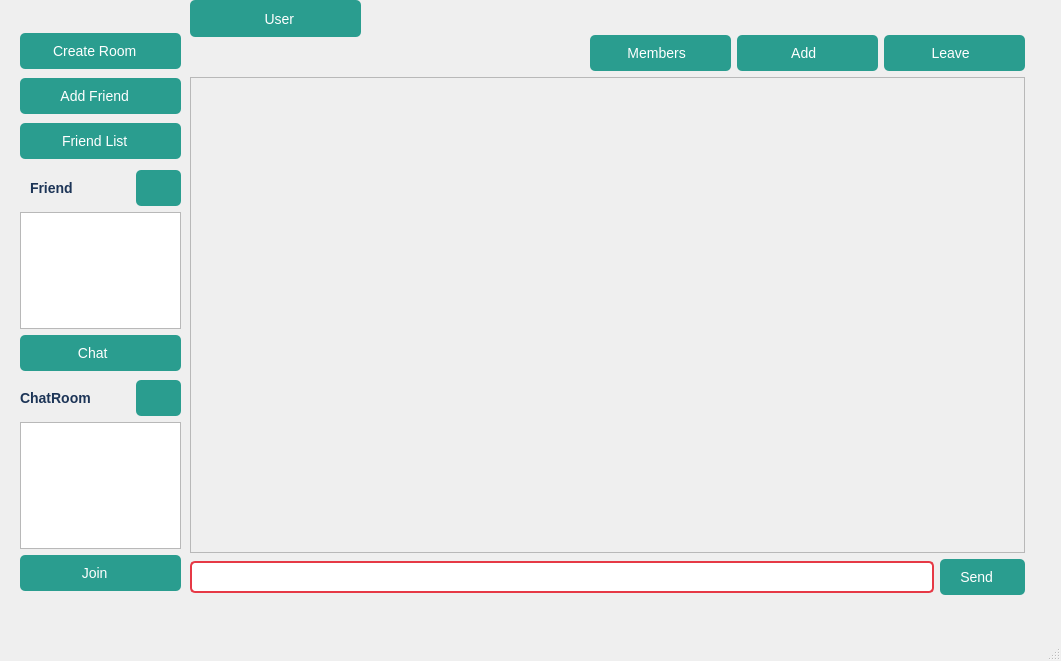
<?xml version="1.0" encoding="UTF-8"?>
<ui version="4.0">
 <class>MainWindow</class>
 <widget class="QMainWindow" name="MainWindow">
  <property name="geometry">
   <rect>
    <x>0</x>
    <y>0</y>
    <width>1061</width>
    <height>661</height>
   </rect>
  </property>
  <property name="windowTitle">
   <string>MainWindow</string>
  </property>
  <property name="styleSheet">
   <string notr="true">QDialog {
		background-color:  qlineargradient(
		spread:pad, x1:0, y1:0 x2:0, y2:0,
		stop: 0 #A3D8F4, stop:1 #E6F7FF
		);
		border: 2px solid #ffffff;
		boder-radius: 10px;
}

QLineEdit {
		border: 2px solid #E63946;
		border-radius: 5px;
		padding: 5px;
		font-size: 14px;
		background-color: #ffffff;
		color: #333333;
}

QLineEdit:forcus {
		border: 2px solid #457B9D;
		background-color: #F1FAEE;
}

QPushButton{
		background-color: #2A9D8F;
		color: white;
		border: none;
		border-radius: 5px;
		padding: 10px 20px;
		font-size: 14px;
}

QPushButton:hover{
background-color: #264653;
}

QPushButton:pressed{
background-color: #1B3B3A;
}

QLabel{
font-size :14px;
color: #1D3557;
font-weight: bold;
}</string>
  </property>
  <widget class="QWidget" name="centralwidget">
   <widget class="QWidget" name="widget" native="true">
    <property name="geometry">
     <rect>
      <x>450</x>
      <y>150</y>
      <width>561</width>
      <height>41</height>
     </rect>
    </property>
   </widget>
   <widget class="QWidget" name="verticalLayoutWidget">
    <property name="geometry">
     <rect>
      <x>190</x>
      <y>30</y>
      <width>835</width>
      <height>571</height>
     </rect>
    </property>
    <layout class="QVBoxLayout" name="verticalLayout">
     <property name="topMargin">
      <number>0</number>
     </property>
     <property name="bottomMargin">
      <number>6</number>
     </property>
     <item>
      <layout class="QHBoxLayout" name="horizontalLayout_3">
       <property name="leftMargin">
        <number>400</number>
       </property>
       <property name="topMargin">
        <number>5</number>
       </property>
       <item>
        <widget class="QPushButton" name="removeRoomUserButton">
         <property name="layoutDirection">
          <enum>Qt::RightToLeft</enum>
         </property>
         <property name="text">
          <string>Members  </string>
         </property>
         <property name="icon">
          <iconset>
           <normalon>:/new/prefix1/group_chat.png</normalon>
          </iconset>
         </property>
         <property name="iconSize">
          <size>
           <width>20</width>
           <height>20</height>
          </size>
         </property>
        </widget>
       </item>
       <item>
        <widget class="QPushButton" name="inviteToRoomButton">
         <property name="layoutDirection">
          <enum>Qt::RightToLeft</enum>
         </property>
         <property name="text">
          <string>Add  </string>
         </property>
         <property name="icon">
          <iconset>
           <normalon>:/new/prefix1/plus.png</normalon>
          </iconset>
         </property>
         <property name="iconSize">
          <size>
           <width>20</width>
           <height>20</height>
          </size>
         </property>
        </widget>
       </item>
       <item>
        <widget class="QPushButton" name="leaveRoomButton">
         <property name="layoutDirection">
          <enum>Qt::RightToLeft</enum>
         </property>
         <property name="text">
          <string>Leave  </string>
         </property>
         <property name="icon">
          <iconset>
           <normalon>:/new/prefix1/leave.png</normalon>
          </iconset>
         </property>
         <property name="iconSize">
          <size>
           <width>20</width>
           <height>20</height>
          </size>
         </property>
        </widget>
       </item>
      </layout>
     </item>
     <item>
      <widget class="QScrollArea" name="scrollArea">
       <property name="styleSheet">
        <string notr="true">QDialog {
		background-color:  qlineargradient(
		spread:pad, x1:0, y1:0 x2:0, y2:0,
		stop: 0 #A3D8F4, stop:1 #E6F7FF
		);
		border: 2px solid #ffffff;
		boder-radius: 10px;
}

QLineEdit {
		border: 2px solid #E63946;
		border-radius: 5px;
		padding: 5px;
		font-size: 14px;
		background-color: #ffffff;
		color: #333333;
}

QLineEdit:forcus {
		border: 2px solid #457B9D;
		background-color: #F1FAEE;
}

QPushButton{
		background-color: #2A9D8F;
		color: white;
		border: none;
		padding: 10px 20px;
		font-size: 14px;
}

QPushButton:hover{
background-color: #264653;
}

QPushButton:pressed{
background-color: #1B3B3A;
}

QLabel{
font-size :14px;
color: #1D3557;
font-weight: bold;
}</string>
       </property>
       <property name="widgetResizable">
        <bool>true</bool>
       </property>
       <widget class="QWidget" name="scrollAreaWidgetContents">
        <property name="geometry">
         <rect>
          <x>0</x>
          <y>0</y>
          <width>831</width>
          <height>465</height>
         </rect>
        </property>
        <widget class="QWidget" name="verticalLayoutWidget_4">
         <property name="geometry">
          <rect>
           <x>0</x>
           <y>0</y>
           <width>91</width>
           <height>41</height>
          </rect>
         </property>
         <layout class="QVBoxLayout" name="notificationsLayout"/>
        </widget>
        <widget class="QWidget" name="verticalLayoutWidget_6">
         <property name="geometry">
          <rect>
           <x>0</x>
           <y>40</y>
           <width>160</width>
           <height>80</height>
          </rect>
         </property>
         <layout class="QVBoxLayout" name="chatLayout"/>
        </widget>
       </widget>
      </widget>
     </item>
     <item>
      <layout class="QHBoxLayout" name="horizontalLayout">
       <item>
        <widget class="QLineEdit" name="messageEdit"/>
       </item>
       <item>
        <widget class="QPushButton" name="sendButton">
         <property name="layoutDirection">
          <enum>Qt::RightToLeft</enum>
         </property>
         <property name="text">
          <string>Send   </string>
         </property>
         <property name="icon">
          <iconset>
           <normalon>:/new/prefix1/send.png</normalon>
          </iconset>
         </property>
        </widget>
       </item>
      </layout>
     </item>
    </layout>
   </widget>
   <widget class="QWidget" name="verticalLayoutWidget_2">
    <property name="geometry">
     <rect>
      <x>20</x>
      <y>170</y>
      <width>161</width>
      <height>201</height>
     </rect>
    </property>
    <layout class="QVBoxLayout" name="verticalLayout_2">
     <item>
      <layout class="QHBoxLayout" name="horizontalLayout_2">
       <property name="leftMargin">
        <number>10</number>
       </property>
       <item>
        <widget class="QLabel" name="label_2">
         <property name="text">
          <string>Friend</string>
         </property>
        </widget>
       </item>
       <item>
        <widget class="QPushButton" name="reloadButton">
         <property name="maximumSize">
          <size>
           <width>45</width>
           <height>16777215</height>
          </size>
         </property>
         <property name="text">
          <string/>
         </property>
         <property name="icon">
          <iconset>
           <normalon>:/new/prefix1/refresh_icon.png</normalon>
          </iconset>
         </property>
         <property name="iconSize">
          <size>
           <width>16</width>
           <height>16</height>
          </size>
         </property>
        </widget>
       </item>
      </layout>
     </item>
     <item>
      <widget class="QListWidget" name="onlineUsersList"/>
     </item>
     <item>
      <widget class="QPushButton" name="requestChat11">
       <property name="layoutDirection">
        <enum>Qt::RightToLeft</enum>
       </property>
       <property name="text">
        <string>Chat    </string>
       </property>
       <property name="icon">
        <iconset>
         <normalon>:/new/prefix1/chat.png</normalon>
        </iconset>
       </property>
      </widget>
     </item>
    </layout>
   </widget>
   <widget class="QWidget" name="verticalLayoutWidget_3">
    <property name="geometry">
     <rect>
      <x>20</x>
      <y>30</y>
      <width>161</width>
      <height>134</height>
     </rect>
    </property>
    <layout class="QVBoxLayout" name="verticalLayout_3">
     <item>
      <widget class="QPushButton" name="createRoomButton">
       <property name="layoutDirection">
        <enum>Qt::RightToLeft</enum>
       </property>
       <property name="text">
        <string>Create Room   </string>
       </property>
       <property name="icon">
        <iconset>
         <normalon>:/new/prefix1/add_group.png</normalon>
        </iconset>
       </property>
       <property name="iconSize">
        <size>
         <width>20</width>
         <height>20</height>
        </size>
       </property>
      </widget>
     </item>
     <item>
      <widget class="QPushButton" name="friendRequestButton">
       <property name="layoutDirection">
        <enum>Qt::RightToLeft</enum>
       </property>
       <property name="text">
        <string>Add Friend   </string>
       </property>
       <property name="icon">
        <iconset>
         <normalon>:/new/prefix1/add_friend_icon.png</normalon>
        </iconset>
       </property>
       <property name="iconSize">
        <size>
         <width>20</width>
         <height>20</height>
        </size>
       </property>
       <property name="checkable">
        <bool>false</bool>
       </property>
       <property name="autoRepeat">
        <bool>false</bool>
       </property>
       <property name="autoExclusive">
        <bool>false</bool>
       </property>
       <property name="autoDefault">
        <bool>false</bool>
       </property>
      </widget>
     </item>
     <item>
      <widget class="QPushButton" name="friendListButton">
       <property name="layoutDirection">
        <enum>Qt::RightToLeft</enum>
       </property>
       <property name="text">
        <string>Friend List   </string>
       </property>
       <property name="icon">
        <iconset>
         <normalon>:/new/prefix1/friend_list.png</normalon>
        </iconset>
       </property>
       <property name="iconSize">
        <size>
         <width>20</width>
         <height>20</height>
        </size>
       </property>
      </widget>
     </item>
    </layout>
   </widget>
   <widget class="QWidget" name="verticalLayoutWidget_5">
    <property name="geometry">
     <rect>
      <x>20</x>
      <y>380</y>
      <width>161</width>
      <height>211</height>
     </rect>
    </property>
    <layout class="QVBoxLayout" name="verticalLayout_4">
     <property name="bottomMargin">
      <number>0</number>
     </property>
     <item>
      <layout class="QHBoxLayout" name="horizontalLayout_5">
       <item>
        <widget class="QLabel" name="label_3">
         <property name="text">
          <string>ChatRoom</string>
         </property>
        </widget>
       </item>
       <item>
        <widget class="QPushButton" name="reloadButton_2">
         <property name="maximumSize">
          <size>
           <width>45</width>
           <height>16777215</height>
          </size>
         </property>
         <property name="autoFillBackground">
          <bool>false</bool>
         </property>
         <property name="text">
          <string/>
         </property>
         <property name="icon">
          <iconset>
           <normalon>:/new/prefix1/refresh_icon.png</normalon>
          </iconset>
         </property>
        </widget>
       </item>
      </layout>
     </item>
     <item>
      <widget class="QListWidget" name="chatRoomsList"/>
     </item>
     <item>
      <widget class="QPushButton" name="joinRoomButton">
       <property name="layoutDirection">
        <enum>Qt::RightToLeft</enum>
       </property>
       <property name="text">
        <string>Join   </string>
       </property>
       <property name="icon">
        <iconset>
         <normalon>:/new/prefix1/join.png</normalon>
        </iconset>
       </property>
      </widget>
     </item>
    </layout>
   </widget>
   <widget class="QPushButton" name="removeRoomUserButton_2">
    <property name="geometry">
     <rect>
      <x>190</x>
      <y>0</y>
      <width>171</width>
      <height>37</height>
     </rect>
    </property>
    <property name="layoutDirection">
     <enum>Qt::LeftToRight</enum>
    </property>
    <property name="text">
     <string>  User</string>
    </property>
    <property name="icon">
     <iconset>
      <normalon>:/new/prefix1/user.png</normalon>
     </iconset>
    </property>
   </widget>
   <widget class="QLabel" name="userName">
    <property name="geometry">
     <rect>
      <x>316</x>
      <y>6</y>
      <width>41</width>
      <height>20</height>
     </rect>
    </property>
    <property name="text">
     <string/>
    </property>
   </widget>
  </widget>
  <widget class="QMenuBar" name="menubar">
   <property name="geometry">
    <rect>
     <x>0</x>
     <y>0</y>
     <width>1061</width>
     <height>22</height>
    </rect>
   </property>
  </widget>
  <widget class="QStatusBar" name="statusBar"/>
 </widget>
 <resources/>
 <connections/>
</ui>
